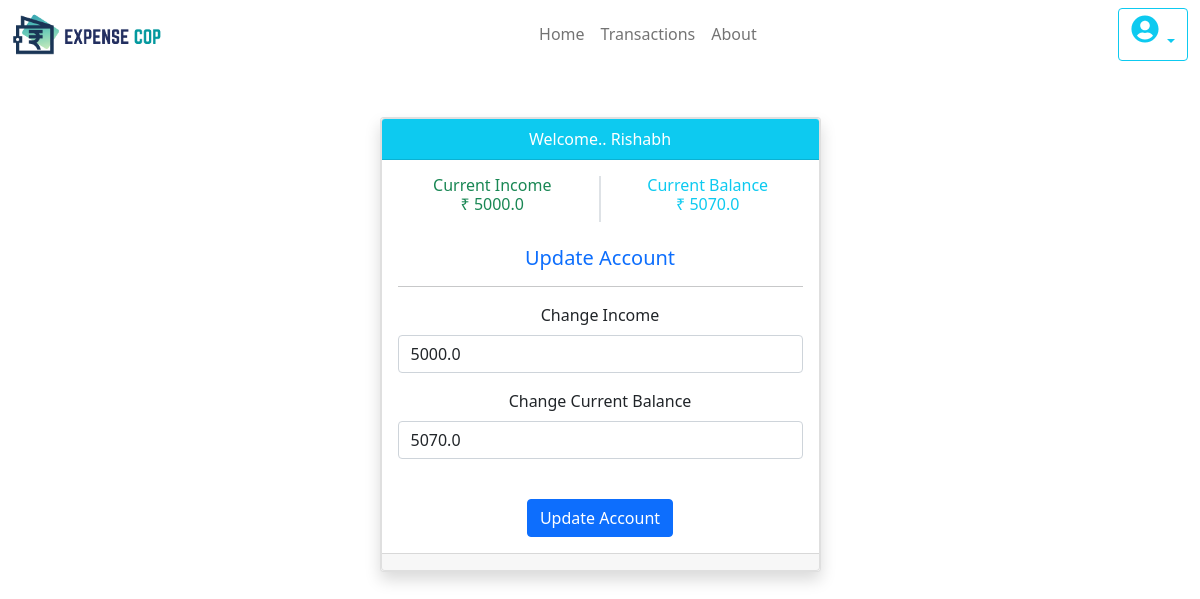
The page /account (signed in) on the database as committed earlier.
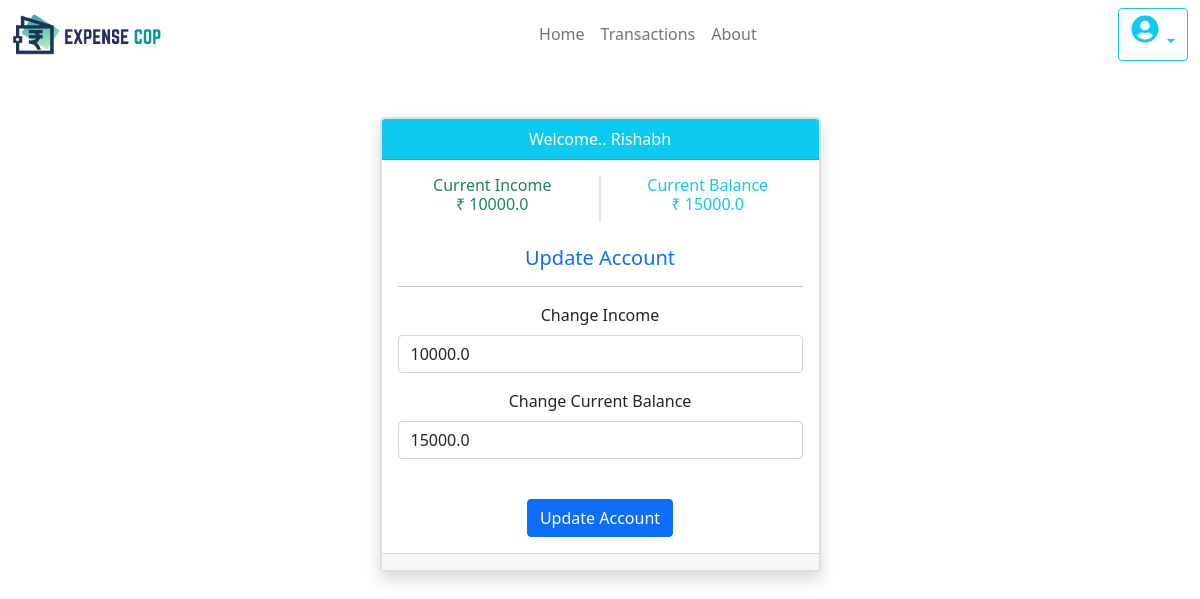
The same page on the database as committed later.
### home/models.py (models this page shows, shortened)
class userDetail(models.Model):
    user_id = models.AutoField(primary_key=True)
    credential = models.ForeignKey(User, on_delete=models.CASCADE)
    income = models.FloatField()
    current_balance = models.FloatField()

### home/views.py (the view)
# urls.py: path('account', views.account, name='account'),
@login_required(login_url='/login')
def account(request):
    detail = userDetail.objects.filter(credential=request.user)
    param = {'detail':detail}
    return render(request, 'account.html', param)

### home/templates/account.html (shortened to what this page needs)
{% extends 'base.html' %}
{% block body %}
<div class="container">
    <div class="container">
        <div class="row">
            <div class="col-sm-9 col-md-7 col-lg-5 mx-auto">
                <div class="card card-signin my-5 shadow mb-5 bg-white rounded">
                    <div class="card text-center">
                        <div class="card-header bg-info text-white">
                            Welcome.. {{request.user.first_name}}
                        </div>
                        <div class="card-body">
                            <div class="row">
                                {% for data in detail %}
                                <div class="col-lg-6 border-end">
                                    <h6 class="text-success">Current Income <br> &#8377; {{data.income}}</h6>
                                </div>
                                <div class="col-lg-6 border-start">
                                    <h6 class="text-info">Current Balance <br> &#8377; {{data.current_balance}}</h6>
                                </div>
                            </div>
                            <br>
                            <h5 class="card-title text-primary">Update Account</h5><hr>
                            <form method="POST" action="/updateaccount">
                                <div class="mb-3">
                                    <label for="inputIncome" class="form-label">Change Income</label>
                                    <input type="number" name="income" value = "{{data.income}}" class="form-control" id="inputIncome" placeholder="Enter Your Income" required>
                                  </div>
                                  <div class="mb-3">
                                    <label for="inputBalance" class="form-label">Change Current Balance</label>
                                    <input type="number" name="balance"  value = "{{data.current_balance}}" class="form-control" id="inputBalance" placeholder="Current Balance" required>
                                  </div>
                                  <br>
                                  <div>
                                    <button type="submit" class="btn btn-primary">Update Account</button>
                                  </div>
                            </form>
                            {% endfor %}
                        </div>
                        <div class="card-footer text-muted">
                        </div>
                    </div>
                </div>
            </div>
        </div>
    </div>
</div>
{% endblock body %}

Rows that differ between the two databases and show on the page:
changed userDetail: income "5000.0" → "10000.0"; current_balance "5070.0" → "15000.0"; balance "5070.0" → "15000.0"
